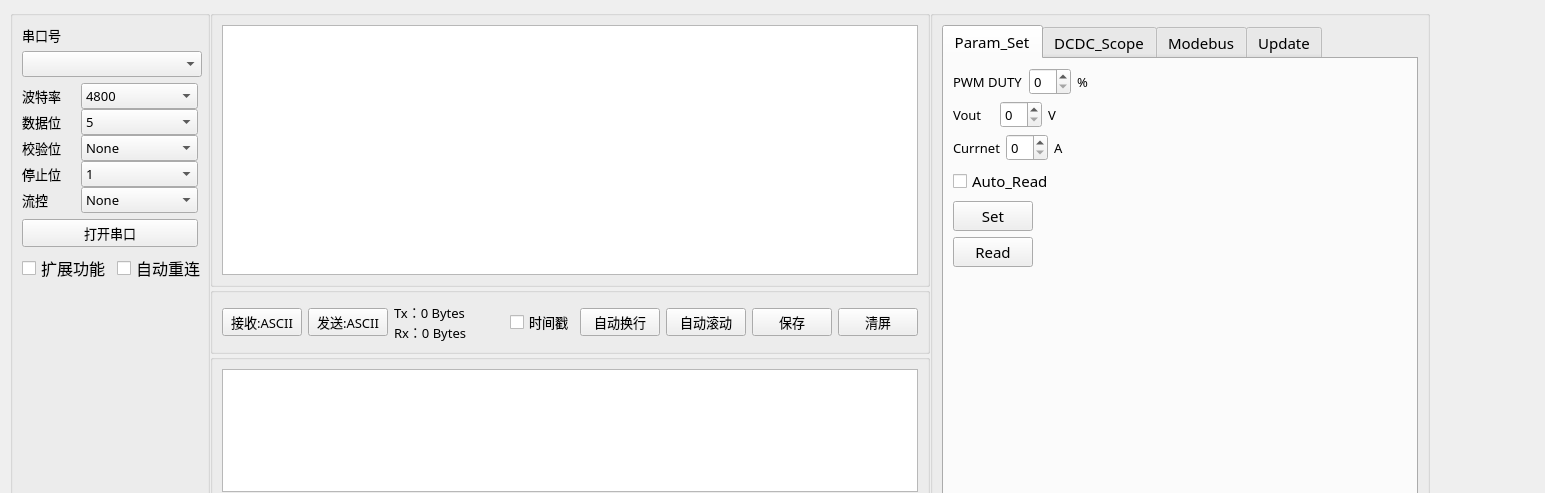
<?xml version="1.0" encoding="UTF-8"?>
<ui version="4.0">
 <class>Widget</class>
 <widget class="QWidget" name="Widget">
  <property name="geometry">
   <rect>
    <x>0</x>
    <y>0</y>
    <width>1545</width>
    <height>493</height>
   </rect>
  </property>
  <property name="font">
   <font>
    <family>Adobe Arabic</family>
   </font>
  </property>
  <property name="windowTitle">
   <string>ZM's COM</string>
  </property>
  <widget class="QWidget" name="layoutWidget">
   <property name="geometry">
    <rect>
     <x>10</x>
     <y>10</y>
     <width>1420</width>
     <height>577</height>
    </rect>
   </property>
   <layout class="QGridLayout" name="gridLayoutGlobal" rowstretch="60,0" columnstretch="3,0,0">
    <property name="spacing">
     <number>0</number>
    </property>
    <item row="0" column="1">
     <layout class="QVBoxLayout" name="verticalLayout" stretch="15,2,10">
      <item>
       <widget class="QGroupBox" name="REV_groupBox">
        <property name="font">
         <font>
          <family>优设标题黑</family>
          <pointsize>10</pointsize>
         </font>
        </property>
        <property name="title">
         <string/>
        </property>
        <layout class="QGridLayout" name="gridLayout">
         <item row="0" column="0">
          <widget class="QTextEdit" name="recv_textEdit">
           <property name="font">
            <font>
             <family>优设标题黑</family>
             <pointsize>10</pointsize>
            </font>
           </property>
           <property name="cursor" stdset="0">
            <cursorShape>ArrowCursor</cursorShape>
           </property>
           <property name="textInteractionFlags">
            <set>Qt::NoTextInteraction</set>
           </property>
          </widget>
         </item>
        </layout>
       </widget>
      </item>
      <item>
       <widget class="QGroupBox" name="FOMAT_groupBox_2">
        <property name="font">
         <font>
          <family>优设标题黑</family>
          <pointsize>10</pointsize>
         </font>
        </property>
        <property name="title">
         <string/>
        </property>
        <layout class="QGridLayout" name="gridLayout_5">
         <item row="0" column="0">
          <layout class="QGridLayout" name="gridLayout_4">
           <item row="0" column="0">
            <layout class="QHBoxLayout" name="horizontalLayout_9">
             <item>
              <widget class="QPushButton" name="recv_format_pushButton">
               <property name="font">
                <font>
                 <family>优设标题黑</family>
                 <pointsize>10</pointsize>
                </font>
               </property>
               <property name="text">
                <string>接收:ASCII</string>
               </property>
              </widget>
             </item>
             <item>
              <widget class="QPushButton" name="send_format_pushButton">
               <property name="font">
                <font>
                 <family>优设标题黑</family>
                 <pointsize>10</pointsize>
                </font>
               </property>
               <property name="text">
                <string>发送:ASCII</string>
               </property>
              </widget>
             </item>
            </layout>
           </item>
           <item row="0" column="1">
            <layout class="QVBoxLayout" name="verticalLayout_3">
             <property name="spacing">
              <number>0</number>
             </property>
             <property name="leftMargin">
              <number>0</number>
             </property>
             <item>
              <widget class="QLabel" name="Tx_label">
               <property name="font">
                <font>
                 <family>优设标题黑</family>
                 <pointsize>10</pointsize>
                </font>
               </property>
               <property name="text">
                <string>Tx：0 Bytes</string>
               </property>
              </widget>
             </item>
             <item>
              <widget class="QLabel" name="Rx_label">
               <property name="font">
                <font>
                 <family>优设标题黑</family>
                 <pointsize>10</pointsize>
                </font>
               </property>
               <property name="text">
                <string>Rx：0 Bytes</string>
               </property>
              </widget>
             </item>
            </layout>
           </item>
           <item row="0" column="3">
            <layout class="QHBoxLayout" name="horizontalLayout_8" stretch="0,0,0,0,0">
             <item>
              <widget class="QCheckBox" name="time_checkBox">
               <property name="font">
                <font>
                 <family>优设标题黑</family>
                 <pointsize>10</pointsize>
                </font>
               </property>
               <property name="text">
                <string>时间戳</string>
               </property>
              </widget>
             </item>
             <item>
              <widget class="QPushButton" name="auto_reline_pushButton">
               <property name="font">
                <font>
                 <family>优设标题黑</family>
                 <pointsize>10</pointsize>
                </font>
               </property>
               <property name="text">
                <string>自动换行</string>
               </property>
              </widget>
             </item>
             <item>
              <widget class="QPushButton" name="Auto_roll_pushButton">
               <property name="font">
                <font>
                 <family>优设标题黑</family>
                 <pointsize>10</pointsize>
                </font>
               </property>
               <property name="text">
                <string>自动滚动</string>
               </property>
              </widget>
             </item>
             <item>
              <widget class="QPushButton" name="Save_pushButton">
               <property name="font">
                <font>
                 <family>优设标题黑</family>
                 <pointsize>10</pointsize>
                </font>
               </property>
               <property name="mouseTracking">
                <bool>false</bool>
               </property>
               <property name="text">
                <string>保存</string>
               </property>
              </widget>
             </item>
             <item>
              <widget class="QPushButton" name="Clear_recvbuf_pushButton">
               <property name="font">
                <font>
                 <family>优设标题黑</family>
                 <pointsize>10</pointsize>
                </font>
               </property>
               <property name="text">
                <string>清屏</string>
               </property>
              </widget>
             </item>
            </layout>
           </item>
           <item row="0" column="2">
            <spacer name="horizontalSpacer_2">
             <property name="orientation">
              <enum>Qt::Horizontal</enum>
             </property>
             <property name="sizeHint" stdset="0">
              <size>
               <width>40</width>
               <height>20</height>
              </size>
             </property>
            </spacer>
           </item>
          </layout>
         </item>
        </layout>
       </widget>
      </item>
      <item>
       <widget class="QGroupBox" name="SEND_groupBox">
        <property name="font">
         <font>
          <family>优设标题黑</family>
          <pointsize>10</pointsize>
         </font>
        </property>
        <property name="title">
         <string/>
        </property>
        <layout class="QGridLayout" name="gridLayout_2">
         <item row="1" column="0">
          <layout class="QHBoxLayout" name="horizontalLayout" stretch="2,0,0,0,0,0,4">
           <item>
            <widget class="QPushButton" name="check_pushButton">
             <property name="font">
              <font>
               <family>优设标题黑</family>
               <pointsize>10</pointsize>
              </font>
             </property>
             <property name="text">
              <string>校验</string>
             </property>
            </widget>
           </item>
           <item>
            <widget class="QPushButton" name="AUTOSEND_pushButton">
             <property name="font">
              <font>
               <family>优设标题黑</family>
               <pointsize>10</pointsize>
              </font>
             </property>
             <property name="text">
              <string>自动发送</string>
             </property>
            </widget>
           </item>
           <item>
            <widget class="QSpinBox" name="AUTOSEND_time_spinBox">
             <property name="font">
              <font>
               <family>优设标题黑</family>
               <pointsize>10</pointsize>
              </font>
             </property>
             <property name="minimum">
              <number>1</number>
             </property>
             <property name="maximum">
              <number>99999</number>
             </property>
            </widget>
           </item>
           <item>
            <widget class="QLabel" name="label">
             <property name="font">
              <font>
               <family>优设标题黑</family>
               <pointsize>10</pointsize>
              </font>
             </property>
             <property name="text">
              <string>Ms</string>
             </property>
            </widget>
           </item>
           <item>
            <spacer name="horizontalSpacer_3">
             <property name="orientation">
              <enum>Qt::Horizontal</enum>
             </property>
             <property name="sizeHint" stdset="0">
              <size>
               <width>100</width>
               <height>20</height>
              </size>
             </property>
            </spacer>
           </item>
           <item>
            <widget class="QPushButton" name="Clear_sendbuf_pushButton">
             <property name="font">
              <font>
               <family>优设标题黑</family>
               <pointsize>10</pointsize>
              </font>
             </property>
             <property name="text">
              <string>清空</string>
             </property>
            </widget>
           </item>
           <item>
            <widget class="QPushButton" name="SEND_pushButton">
             <property name="font">
              <font>
               <family>优设标题黑</family>
               <pointsize>10</pointsize>
              </font>
             </property>
             <property name="text">
              <string>发送</string>
             </property>
            </widget>
           </item>
          </layout>
         </item>
         <item row="0" column="0">
          <widget class="QTextEdit" name="send_textEdit"/>
         </item>
        </layout>
       </widget>
      </item>
     </layout>
    </item>
    <item row="0" column="2" rowspan="2">
     <widget class="QGroupBox" name="Addons_groupBox">
      <property name="minimumSize">
       <size>
        <width>500</width>
        <height>0</height>
       </size>
      </property>
      <property name="title">
       <string/>
      </property>
      <layout class="QGridLayout" name="gridLayout_6">
       <item row="0" column="0">
        <widget class="QTabWidget" name="tabWidget">
         <property name="font">
          <font>
           <family>优设标题黑</family>
           <pointsize>11</pointsize>
          </font>
         </property>
         <property name="currentIndex">
          <number>0</number>
         </property>
         <widget class="QWidget" name="tab_2">
          <attribute name="title">
           <string>Param_Set</string>
          </attribute>
          <layout class="QFormLayout" name="formLayout">
           <item row="0" column="0">
            <layout class="QVBoxLayout" name="verticalLayout_5">
             <item>
              <layout class="QHBoxLayout" name="horizontalLayout_13">
               <item>
                <widget class="QLabel" name="label_2">
                 <property name="font">
                  <font>
                   <family>优设标题黑</family>
                   <pointsize>10</pointsize>
                  </font>
                 </property>
                 <property name="text">
                  <string>PWM DUTY</string>
                 </property>
                </widget>
               </item>
               <item>
                <widget class="QSpinBox" name="AUTOSEND_time_spinBox_2">
                 <property name="font">
                  <font>
                   <family>优设标题黑</family>
                   <pointsize>10</pointsize>
                  </font>
                 </property>
                </widget>
               </item>
               <item>
                <widget class="QLabel" name="label_3">
                 <property name="font">
                  <font>
                   <family>优设标题黑</family>
                   <pointsize>10</pointsize>
                  </font>
                 </property>
                 <property name="text">
                  <string>%</string>
                 </property>
                </widget>
               </item>
              </layout>
             </item>
             <item>
              <layout class="QHBoxLayout" name="horizontalLayout_14">
               <item>
                <widget class="QLabel" name="label_4">
                 <property name="font">
                  <font>
                   <family>优设标题黑</family>
                   <pointsize>10</pointsize>
                  </font>
                 </property>
                 <property name="text">
                  <string>Vout</string>
                 </property>
                </widget>
               </item>
               <item>
                <widget class="QSpinBox" name="AUTOSEND_time_spinBox_3">
                 <property name="font">
                  <font>
                   <family>优设标题黑</family>
                   <pointsize>10</pointsize>
                  </font>
                 </property>
                </widget>
               </item>
               <item>
                <widget class="QLabel" name="label_10">
                 <property name="font">
                  <font>
                   <family>优设标题黑</family>
                   <pointsize>10</pointsize>
                  </font>
                 </property>
                 <property name="text">
                  <string>V</string>
                 </property>
                </widget>
               </item>
              </layout>
             </item>
             <item>
              <layout class="QHBoxLayout" name="horizontalLayout_15">
               <item>
                <widget class="QLabel" name="label_11">
                 <property name="font">
                  <font>
                   <family>优设标题黑</family>
                   <pointsize>10</pointsize>
                  </font>
                 </property>
                 <property name="text">
                  <string>Currnet</string>
                 </property>
                </widget>
               </item>
               <item>
                <widget class="QSpinBox" name="AUTOSEND_time_spinBox_4">
                 <property name="font">
                  <font>
                   <family>优设标题黑</family>
                   <pointsize>10</pointsize>
                  </font>
                 </property>
                </widget>
               </item>
               <item>
                <widget class="QLabel" name="label_12">
                 <property name="font">
                  <font>
                   <family>优设标题黑</family>
                   <pointsize>10</pointsize>
                  </font>
                 </property>
                 <property name="text">
                  <string>A</string>
                 </property>
                </widget>
               </item>
              </layout>
             </item>
            </layout>
           </item>
           <item row="3" column="0">
            <widget class="QPushButton" name="pushButton">
             <property name="text">
              <string>Set</string>
             </property>
            </widget>
           </item>
           <item row="4" column="0">
            <widget class="QPushButton" name="pushButton_3">
             <property name="text">
              <string>Read</string>
             </property>
            </widget>
           </item>
           <item row="2" column="0">
            <widget class="QCheckBox" name="checkBox">
             <property name="text">
              <string>Auto_Read</string>
             </property>
            </widget>
           </item>
          </layout>
         </widget>
         <widget class="QWidget" name="tab_3">
          <attribute name="title">
           <string>DCDC_Scope</string>
          </attribute>
          <layout class="QGridLayout" name="gridLayout_7">
           <item row="1" column="0">
            <widget class="QChartView" name="DCDC_ChartView" native="true"/>
           </item>
           <item row="2" column="0">
            <widget class="QPushButton" name="SEND_pushButton_2">
             <property name="font">
              <font>
               <family>优设标题黑</family>
               <pointsize>10</pointsize>
              </font>
             </property>
             <property name="text">
              <string>SAVE</string>
             </property>
            </widget>
           </item>
          </layout>
         </widget>
         <widget class="QWidget" name="tab">
          <attribute name="title">
           <string>Modebus</string>
          </attribute>
          <layout class="QFormLayout" name="formLayout_2">
           <item row="0" column="0">
            <widget class="QLabel" name="label_13">
             <property name="text">
              <string>地址</string>
             </property>
            </widget>
           </item>
           <item row="0" column="1">
            <widget class="QLineEdit" name="lineEdit"/>
           </item>
           <item row="4" column="0">
            <widget class="QCheckBox" name="checkBox_2">
             <property name="text">
              <string>Auto_Read</string>
             </property>
            </widget>
           </item>
           <item row="5" column="0">
            <widget class="QPushButton" name="pushButton_2">
             <property name="text">
              <string>Set</string>
             </property>
            </widget>
           </item>
           <item row="6" column="0">
            <widget class="QPushButton" name="pushButton_4">
             <property name="text">
              <string>Read</string>
             </property>
            </widget>
           </item>
           <item row="1" column="0">
            <widget class="QLabel" name="label_14">
             <property name="text">
              <string>功能码</string>
             </property>
            </widget>
           </item>
           <item row="1" column="1">
            <widget class="QLineEdit" name="lineEdit_2"/>
           </item>
           <item row="2" column="0">
            <widget class="QLabel" name="label_15">
             <property name="text">
              <string>数据</string>
             </property>
            </widget>
           </item>
           <item row="2" column="1">
            <widget class="QLineEdit" name="lineEdit_3"/>
           </item>
           <item row="3" column="0">
            <widget class="QLabel" name="label_16">
             <property name="text">
              <string>CRC</string>
             </property>
            </widget>
           </item>
           <item row="3" column="1">
            <widget class="QLineEdit" name="lineEdit_4"/>
           </item>
          </layout>
         </widget>
         <widget class="QWidget" name="tab_4">
          <attribute name="title">
           <string>Update</string>
          </attribute>
          <layout class="QGridLayout" name="gridLayout_8">
           <item row="0" column="0">
            <widget class="QChartView" name="chart2" native="true"/>
           </item>
          </layout>
         </widget>
        </widget>
       </item>
      </layout>
     </widget>
    </item>
    <item row="1" column="0" colspan="2">
     <widget class="QGroupBox" name="groupBox">
      <property name="maximumSize">
       <size>
        <width>16777215</width>
        <height>16777215</height>
       </size>
      </property>
      <property name="title">
       <string/>
      </property>
      <layout class="QGridLayout" name="gridLayout_3">
       <item row="0" column="0">
        <layout class="QHBoxLayout" name="horizontalLayout_12">
         <item>
          <layout class="QHBoxLayout" name="horizontalLayout_10" stretch="1,0,0">
           <item>
            <widget class="QProgressBar" name="progressBar">
             <property name="minimumSize">
              <size>
               <width>228</width>
               <height>22</height>
              </size>
             </property>
             <property name="maximumSize">
              <size>
               <width>228</width>
               <height>22</height>
              </size>
             </property>
             <property name="font">
              <font>
               <family>优设标题黑</family>
               <pointsize>8</pointsize>
              </font>
             </property>
             <property name="value">
              <number>0</number>
             </property>
             <property name="alignment">
              <set>Qt::AlignCenter</set>
             </property>
             <property name="invertedAppearance">
              <bool>false</bool>
             </property>
             <property name="textDirection">
              <enum>QProgressBar::TopToBottom</enum>
             </property>
            </widget>
           </item>
           <item>
            <spacer name="horizontalSpacer_5">
             <property name="orientation">
              <enum>Qt::Horizontal</enum>
             </property>
             <property name="sizeHint" stdset="0">
              <size>
               <width>5</width>
               <height>20</height>
              </size>
             </property>
            </spacer>
           </item>
           <item>
            <widget class="QLabel" name="info_label">
             <property name="font">
              <font>
               <family>优设标题黑</family>
               <pointsize>9</pointsize>
              </font>
             </property>
             <property name="text">
              <string>串口信息</string>
             </property>
            </widget>
           </item>
          </layout>
         </item>
         <item>
          <spacer name="horizontalSpacer">
           <property name="orientation">
            <enum>Qt::Horizontal</enum>
           </property>
           <property name="sizeHint" stdset="0">
            <size>
             <width>40</width>
             <height>20</height>
            </size>
           </property>
          </spacer>
         </item>
         <item>
          <layout class="QHBoxLayout" name="horizontalLayout_11">
           <item>
            <widget class="QLabel" name="size_label">
             <property name="font">
              <font>
               <family>优设标题黑</family>
               <pointsize>9</pointsize>
              </font>
             </property>
             <property name="text">
              <string>Size：0 Kb</string>
             </property>
            </widget>
           </item>
           <item>
            <spacer name="horizontalSpacer_4">
             <property name="orientation">
              <enum>Qt::Horizontal</enum>
             </property>
             <property name="sizeHint" stdset="0">
              <size>
               <width>20</width>
               <height>20</height>
              </size>
             </property>
            </spacer>
           </item>
           <item>
            <widget class="QLabel" name="time_label">
             <property name="font">
              <font>
               <family>优设标题黑</family>
               <pointsize>9</pointsize>
              </font>
             </property>
             <property name="text">
              <string>2025/01/01 12：00：00</string>
             </property>
            </widget>
           </item>
          </layout>
         </item>
        </layout>
       </item>
      </layout>
     </widget>
    </item>
    <item row="0" column="0">
     <widget class="QGroupBox" name="SETTINGS_groupBox">
      <property name="minimumSize">
       <size>
        <width>200</width>
        <height>0</height>
       </size>
      </property>
      <property name="maximumSize">
       <size>
        <width>200</width>
        <height>16777215</height>
       </size>
      </property>
      <property name="font">
       <font>
        <family>优设标题黑</family>
        <pointsize>10</pointsize>
       </font>
      </property>
      <property name="title">
       <string/>
      </property>
      <layout class="QFormLayout" name="formLayout_3">
       <item row="0" column="0">
        <widget class="QLabel" name="label_17">
         <property name="font">
          <font>
           <family>优设标题黑</family>
           <pointsize>10</pointsize>
          </font>
         </property>
         <property name="text">
          <string>串口号</string>
         </property>
        </widget>
       </item>
       <item row="1" column="0">
        <widget class="NComboBox" name="Serial_number_comboBox">
         <property name="minimumSize">
          <size>
           <width>180</width>
           <height>0</height>
          </size>
         </property>
         <property name="maximumSize">
          <size>
           <width>180</width>
           <height>16777215</height>
          </size>
         </property>
        </widget>
       </item>
       <item row="2" column="0" colspan="2">
        <layout class="QVBoxLayout" name="verticalLayout_2" stretch="0,0,0,0,0">
         <property name="spacing">
          <number>0</number>
         </property>
         <item>
          <layout class="QHBoxLayout" name="horizontalLayout_3" stretch="1,2">
           <item>
            <widget class="QLabel" name="label_5">
             <property name="text">
              <string>波特率</string>
             </property>
            </widget>
           </item>
           <item>
            <widget class="QComboBox" name="BaudRate_comboBox">
             <item>
              <property name="text">
               <string>4800</string>
              </property>
             </item>
             <item>
              <property name="text">
               <string>9600</string>
              </property>
             </item>
             <item>
              <property name="text">
               <string>19200</string>
              </property>
             </item>
             <item>
              <property name="text">
               <string>38400</string>
              </property>
             </item>
             <item>
              <property name="text">
               <string>57600</string>
              </property>
             </item>
             <item>
              <property name="text">
               <string>74880</string>
              </property>
             </item>
             <item>
              <property name="text">
               <string>115200</string>
              </property>
             </item>
             <item>
              <property name="text">
               <string>230400</string>
              </property>
             </item>
             <item>
              <property name="text">
               <string>460800</string>
              </property>
             </item>
             <item>
              <property name="text">
               <string>5760000</string>
              </property>
             </item>
            </widget>
           </item>
          </layout>
         </item>
         <item>
          <layout class="QHBoxLayout" name="horizontalLayout_4" stretch="1,2">
           <item>
            <widget class="QLabel" name="label_6">
             <property name="text">
              <string>数据位</string>
             </property>
            </widget>
           </item>
           <item>
            <widget class="QComboBox" name="DataBits_comboBox">
             <item>
              <property name="text">
               <string>5</string>
              </property>
             </item>
             <item>
              <property name="text">
               <string>6</string>
              </property>
             </item>
             <item>
              <property name="text">
               <string>7</string>
              </property>
             </item>
             <item>
              <property name="text">
               <string>8</string>
              </property>
             </item>
             <item>
              <property name="text">
               <string>Unknown</string>
              </property>
             </item>
            </widget>
           </item>
          </layout>
         </item>
         <item>
          <layout class="QHBoxLayout" name="horizontalLayout_5" stretch="1,2">
           <item>
            <widget class="QLabel" name="label_7">
             <property name="text">
              <string>校验位</string>
             </property>
            </widget>
           </item>
           <item>
            <widget class="QComboBox" name="Parity_comboBox">
             <item>
              <property name="text">
               <string>None</string>
              </property>
             </item>
             <item>
              <property name="text">
               <string>Even</string>
              </property>
             </item>
             <item>
              <property name="text">
               <string>Mark</string>
              </property>
             </item>
             <item>
              <property name="text">
               <string>Odd</string>
              </property>
             </item>
             <item>
              <property name="text">
               <string>Space</string>
              </property>
             </item>
            </widget>
           </item>
          </layout>
         </item>
         <item>
          <layout class="QHBoxLayout" name="horizontalLayout_6" stretch="1,2">
           <item>
            <widget class="QLabel" name="label_8">
             <property name="text">
              <string>停止位</string>
             </property>
            </widget>
           </item>
           <item>
            <widget class="QComboBox" name="StopBits_comboBox">
             <item>
              <property name="text">
               <string>1</string>
              </property>
             </item>
             <item>
              <property name="text">
               <string>1.5</string>
              </property>
             </item>
             <item>
              <property name="text">
               <string>2</string>
              </property>
             </item>
             <item>
              <property name="text">
               <string>0</string>
              </property>
             </item>
            </widget>
           </item>
          </layout>
         </item>
         <item>
          <layout class="QHBoxLayout" name="horizontalLayout_7" stretch="1,2">
           <item>
            <widget class="QLabel" name="label_9">
             <property name="text">
              <string>流控</string>
             </property>
            </widget>
           </item>
           <item>
            <widget class="QComboBox" name="FlowControl_comboBox">
             <item>
              <property name="text">
               <string>None</string>
              </property>
             </item>
             <item>
              <property name="text">
               <string>Hardware</string>
              </property>
             </item>
             <item>
              <property name="text">
               <string>SoftWare</string>
              </property>
             </item>
             <item>
              <property name="text">
               <string>Unknown</string>
              </property>
             </item>
            </widget>
           </item>
          </layout>
         </item>
        </layout>
       </item>
       <item row="3" column="0" colspan="2">
        <widget class="QPushButton" name="Opem_COM_pushButton">
         <property name="mouseTracking">
          <bool>false</bool>
         </property>
         <property name="text">
          <string>打开串口</string>
         </property>
        </widget>
       </item>
       <item row="4" column="0">
        <layout class="QHBoxLayout" name="horizontalLayout_2">
         <item>
          <widget class="QCheckBox" name="Addons_checkBox">
           <property name="font">
            <font>
             <family>优设标题黑</family>
             <pointsize>12</pointsize>
            </font>
           </property>
           <property name="text">
            <string>扩展功能</string>
           </property>
          </widget>
         </item>
         <item>
          <widget class="QCheckBox" name="Auto_reconnect_checkBox">
           <property name="font">
            <font>
             <family>优设标题黑</family>
             <pointsize>12</pointsize>
            </font>
           </property>
           <property name="text">
            <string>自动重连</string>
           </property>
          </widget>
         </item>
        </layout>
       </item>
      </layout>
     </widget>
    </item>
   </layout>
  </widget>
 </widget>
 <customwidgets>
  <customwidget>
   <class>NComboBox</class>
   <extends>QComboBox</extends>
   <header location="global">ncombobox.h</header>
  </customwidget>
  <customwidget>
   <class>QChartView</class>
   <extends>QWidget</extends>
   <header location="global">qchartview.h</header>
   <container>1</container>
  </customwidget>
 </customwidgets>
 <resources/>
 <connections/>
</ui>
